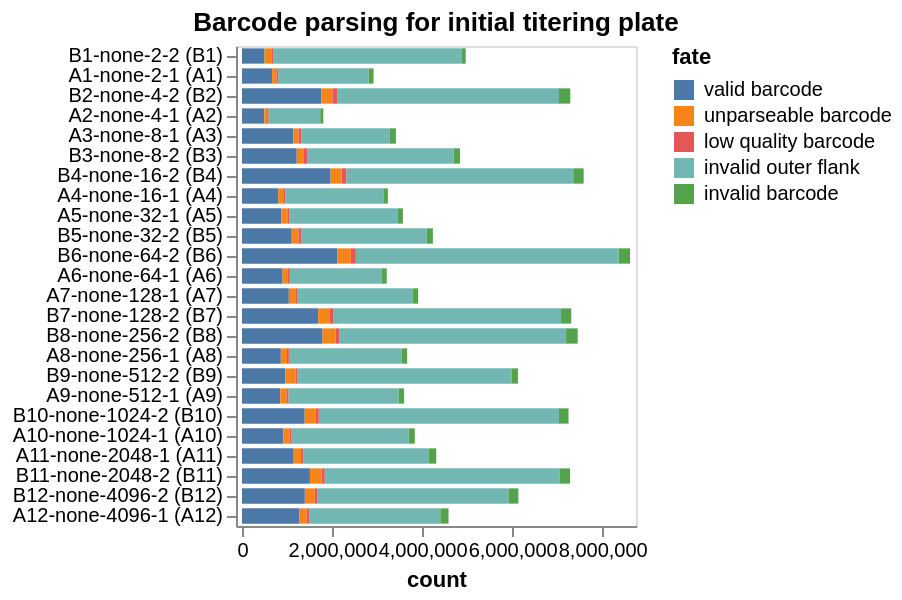

This figure's notebook cell:
### Markdown cell above
## Statistics on barcode-parsing for each sample
Make interactive chart of the "fates" of the sequencing reads parsed for each sample on the plate.

If most sequencing reads are not "valid barcodes", this could potentially indicate some problem in the sequencing or barcode set you are parsing.

Potential fates are:
 - *valid barcode*: barcode that matches a known virus or neutralization standard, we hope most reads are this.
 - *invalid barcode*: a barcode with proper flanking sequences, but does not match a known virus or neutralization standard. If you  have a lot of reads of this type, it is probably a good idea to look at the invalid barcode CSVs (in the `./results/barcode_invalid/` subdirectory created by the pipeline) to see what these invalid barcodes are.
 - *unparseable barcode*: could not parse a barcode from this read as there was not a sequence of the correct length with the appropriate flanking sequence.
 - *low quality barcode*: low-quality or `N` nucleotides in barcode, could indicate problem with sequencing.
 - *failed chastity filter*: reads that failed the Illumina chastity filter, if these are reported in the FASTQ (they may not be).

Also, if the number of reads per sample is very uneven, that could indicate that you did not do a good job of balancing the different samples in the Illumina sequencing.

### Code cell
fates = (
    pd.concat([
        pd.read_csv(f).assign(well=os.path.basename(f).replace('_fates.csv', '')) 
        for f, s in zip(fate_csvs, samples)
    ])
    .merge(samples_df, validate="many_to_one", on="well")
    .assign(
        fate_counts=lambda x: x.groupby("fate")["count"].transform("sum"),
        sample_well=lambda x: x["sample"] + " (" + x["well"] + ")",
    )
    .query("fate_counts > 0")[  # only keep fates with at least one count
        ["fate", "count", "well", "sample_well", "dilution_factor"]
    ]
)

assert len(fates) == len(fates.drop_duplicates())


sample_wells = list(
    fates.sort_values(["dilution_factor"])["sample_well"]
)



fates_chart = (
    alt.Chart(fates)
    .encode(
        alt.X("count", scale=alt.Scale(nice=False, padding=3)),
        alt.Y(
            "sample_well",
            title=None,
            sort=sample_wells,
        ),
        alt.Color("fate", sort=sorted(fates["fate"].unique(), reverse=True)),
        alt.Order("fate", sort="descending"),
        tooltip=fates.columns.tolist(),
    )
    .mark_bar(height={"band": 0.85})
    .properties(
        height=alt.Step(10),
        width=200,
        title=f"Barcode parsing for initial titering plate",
    )
    .configure_axis(grid=False)
)

fates_chart

### Figure 1 — Vega-Lite specification as saved in the notebook (floating-point values rounded to 4 significant figures)
{"config": {"view": {"continuousWidth": 300, "continuousHeight": 300}, "axis": {"grid": false}}, "data": {"name": "data-da86fddd201b114f6c524d262effdfef"}, "mark": {"type": "bar", "height": {"band": 0.85}}, "encoding": {"color": {"field": "fate", "sort": ["valid barcode", "unparseable barcode", "low quality barcode", "invalid outer flank", "invalid barcode"], "type": "nominal"}, "order": {"field": "fate", "sort": "descending", "type": "nominal"}, "tooltip": [{"field": "fate", "type": "nominal"}, {"field": "count", "type": "quantitative"}, {"field": "well", "type": "nominal"}, {"field": "sample_well", "type": "nominal"}, {"field": "dilution_factor", "type": "quantitative"}], "x": {"field": "count", "scale": {"nice": false, "padding": 3}, "type": "quantitative"}, "y": {"field": "sample_well", "sort": ["B1-none-2-2 (B1)", "B1-none-2-2 (B1)", "B1-none-2-2 (B1)", "B1-none-2-2 (B1)", "B1-none-2-2 (B1)", "A1-none-2-1 (A1)", "A1-none-2-1 (A1)", "A1-none-2-1 (A1)", "A1-none-2-1 (A1)", "A1-none-2-1 (A1)", "B2-none-4-2 (B2)", "B2-none-4-2 (B2)", "B2-none-4-2 (B2)", "A2-none-4-1 (A2)", "B2-none-4-2 (B2)", "B2-none-4-2 (B2)", "A2-none-4-1 (A2)", "A2-none-4-1 (A2)", "A2-none-4-1 (A2)", "A2-none-4-1 (A2)", "A3-none-8-1 (A3)", "A3-none-8-1 (A3)", "A3-none-8-1 (A3)", "B3-none-8-2 (B3)", "A3-none-8-1 (A3)", "B3-none-8-2 (B3)", "B3-none-8-2 (B3)", "B3-none-8-2 (B3)", "B3-none-8-2 (B3)", "A3-none-8-1 (A3)", "B4-none-16-2 (B4)", "B4-none-16-2 (B4)", "B4-none-16-2 (B4)", "B4-none-16-2 (B4)", "A4-none-16-1 (A4)", "A4-none-16-1 (A4)", "A4-none-16-1 (A4)", "A4-none-16-1 (A4)", "A4-none-16-1 (A4)", "B4-none-16-2 (B4)", "A5-none-32-1 (A5)", "A5-none-32-1 (A5)", "A5-none-32-1 (A5)", "B5-none-32-2 (B5)", "B5-none-32-2 (B5)", "B5-none-32-2 (B5)", "A5-none-32-1 (A5)", "B5-none-32-2 (B5)", "B5-none-32-2 (B5)", "A5-none-32-1 (A5)", "B6-none-64-2 (B6)", "A6-none-64-1 (A6)", "B6-none-64-2 (B6)", "B6-none-64-2 (B6)", "B6-none-64-2 (B6)", "B6-none-64-2 (B6)", "A6-none-64-1 (A6)", "A6-none-64-1 (A6)", "A6-none-64-1 (A6)", "A6-none-64-1 (A6)", "A7-none-128-1 (A7)", "A7-none-128-1 (A7)", "A7-none-128-1 (A7)", "A7-none-128-1 (A7)", "B7-none-128-2 (B7)", "B7-none-128-2 (B7)", "B7-none-128-2 (B7)", "B7-none-128-2 (B7)", "B7-none-128-2 (B7)", "A7-none-128-1 (A7)", "B8-none-256-2 (B8)", "A8-none-256-1 (A8)", "B8-none-256-2 (B8)", "B8-none-256-2 (B8)", "B8-none-256-2 (B8)", "B8-none-256-2 (B8)", "A8-none-256-1 (A8)", "A8-none-256-1 (A8)", "A8-none-256-1 (A8)", "A8-none-256-1 (A8)", "B9-none-512-2 (B9)", "B9-none-512-2 (B9)", "B9-none-512-2 (B9)", "B9-none-512-2 (B9)", "A9-none-512-1 (A9)", "A9-none-512-1 (A9)", "A9-none-512-1 (A9)", "A9-none-512-1 (A9)", "A9-none-512-1 (A9)", "B9-none-512-2 (B9)", "B10-none-1024-2 (B10)", "B10-none-1024-2 (B10)", "A10-none-1024-1 (A10)", "A10-none-1024-1 (A10)", "B10-none-1024-2 (B10)", "B10-none-1024-2 (B10)", "A10-none-1024-1 (A10)", "B10-none-1024-2 (B10)", "A10-none-1024-1 (A10)", "A10-none-1024-1 (A10)", "A11-none-2048-1 (A11)", "A11-none-2048-1 (A11)", "B11-none-2048-2 (B11)", "B11-none-2048-2 (B11)", "B11-none-2048-2 (B11)", "B11-none-2048-2 (B11)", "A11-none-2048-1 (A11)", "A11-none-2048-1 (A11)", "A11-none-2048-1 (A11)", "B11-none-2048-2 (B11)", "B12-none-4096-2 (B12)", "B12-none-4096-2 (B12)", "B12-none-4096-2 (B12)", "B12-none-4096-2 (B12)", "B12-none-4096-2 (B12)", "A12-none-4096-1 (A12)", "A12-none-4096-1 (A12)", "A12-none-4096-1 (A12)", "A12-none-4096-1 (A12)", "A12-none-4096-1 (A12)"], "title": null, "type": "nominal"}}, "height": {"step": 10}, "title": "Barcode parsing for initial titering plate", "width": 200, "$schema": "https://vega.github.io/schema/vega-lite/v5.16.3.json", "datasets": {"data-da86fddd201b114f6c524d262effdfef": [{"fate": "invalid outer flank", "count": 4187380, "well": "B1", "sample_well": "B1-none-2-2 (B1)", "dilution_factor": 2}, {"fate": "valid barcode", "count": 501159, "well": "B1", "sample_well": "B1-none-2-2 (B1)", "dilution_factor": 2}, {"fate": "unparseable barcode", "count": 163350, "well": "B1", "sample_well": "B1-none-2-2 (B1)", "dilution_factor": 2}, {"fate": "invalid barcode", "count": 84935, "well": "B1", "sample_well": "B1-none-2-2 (B1)", "dilution_factor": 2}, {"fate": "low quality barcode", "count": 30245, "well": "B1", "sample_well": "B1-none-2-2 (B1)", "dilution_factor": 2}, {"fate": "invalid outer flank", "count": 2794949, "well": "B5", "sample_well": "B5-none-32-2 (B5)", "dilution_factor": 32}, {"fate": "valid barcode", "count": 1104637, "well": "B5", "sample_well": "B5-none-32-2 (B5)", "dilution_factor": 32}, {"fate": "unparseable barcode", "count": 148358, "well": "B5", "sample_well": "B5-none-32-2 (B5)", "dilution_factor": 32}, {"fate": "invalid barcode", "count": 134869, "well": "B5", "sample_well": "B5-none-32-2 (B5)", "dilution_factor": 32}, {"fate": "low quality barcode", "count": 56371, "well": "B5", "sample_well": "B5-none-32-2 (B5)", "dilution_factor": 32}, {"fate": "invalid outer flank", "count": 5040146, "well": "B4", "sample_well": "B4-none-16-2 (B4)", "dilution_factor": 16}, {"fate": "valid barcode", "count": 1968337, "well": "B4", "sample_well": "B4-none-16-2 (B4)", "dilution_factor": 16}, {"fate": "unparseable barcode", "count": 243259, "well": "B4", "sample_well": "B4-none-16-2 (B4)", "dilution_factor": 16}, {"fate": "invalid barcode", "count": 230375, "well": "B4", "sample_well": "B4-none-16-2 (B4)", "dilution_factor": 16}, {"fate": "low quality barcode", "count": 105720, "well": "B4", "sample_well": "B4-none-16-2 (B4)", "dilution_factor": 16}, {"fate": "invalid outer flank", "count": 4755466, "well": "B9", "sample_well": "B9-none-512-2 (B9)", "dilution_factor": 512}, {"fate": "valid barcode", "count": 960377, "well": "B9", "sample_well": "B9-none-512-2 (B9)", "dilution_factor": 512}, {"fate": "unparseable barcode", "count": 227356, "well": "B9", "sample_well": "B9-none-512-2 (B9)", "dilution_factor": 512}, {"fate": "invalid barcode", "count": 139932, "well": "B9", "sample_well": "B9-none-512-2 (B9)", "dilution_factor": 512}, {"fate": "low quality barcode", "count": 45022, "well": "B9", "sample_well": "B9-none-512-2 (B9)", "dilution_factor": 512}, {"fate": "invalid outer flank", "count": 4241116, "well": "B12", "sample_well": "B12-none-4096-2 (B12)", "dilution_factor": 4096}, {"fate": "valid barcode", "count": 1395792, "well": "B12", "sample_well": "B12-none-4096-2 (B12)", "dilution_factor": 4096}, {"fate": "invalid barcode", "count": 220830, "well": "B12", "sample_well": "B12-none-4096-2 (B12)", "dilution_factor": 4096}, {"fate": "unparseable barcode", "count": 215268, "well": "B12", "sample_well": "B12-none-4096-2 (B12)", "dilution_factor": 4096}, {"fate": "low quality barcode", "count": 65462, "well": "B12", "sample_well": "B12-none-4096-2 (B12)", "dilution_factor": 4096}, {"fate": "invalid outer flank", "count": 2447172, "well": "A9", "sample_well": "A9-none-512-1 (A9)", "dilution_factor": 512}, {"fate": "valid barcode", "count": 850730, "well": "A9", "sample_well": "A9-none-512-1 (A9)", "dilution_factor": 512}, {"fate": "unparseable barcode", "count": 139728, "well": "A9", "sample_well": "A9-none-512-1 (A9)", "dilution_factor": 512}, {"fate": "invalid barcode", "count": 122473, "well": "A9", "sample_well": "A9-none-512-1 (A9)", "dilution_factor": 512}, {"fate": "low quality barcode", "count": 39472, "well": "A9", "sample_well": "A9-none-512-1 (A9)", "dilution_factor": 512}, {"fate": "invalid outer flank", "count": 5215718, "well": "B11", "sample_well": "B11-none-2048-2 (B11)", "dilution_factor": 2048}, {"fate": "valid barcode", "count": 1508559, "well": "B11", "sample_well": "B11-none-2048-2 (B11)", "dilution_factor": 2048}, {"fate": "unparseable barcode", "count": 258367, "well": "B11", "sample_well": "B11-none-2048-2 (B11)", "dilution_factor": 2048}, {"fate": "invalid barcode", "count": 233168, "well": "B11", "sample_well": "B11-none-2048-2 (B11)", "dilution_factor": 2048}, {"fate": "low quality barcode", "count": 69471, "well": "B11", "sample_well": "B11-none-2048-2 (B11)", "dilution_factor": 2048}, {"fate": "invalid outer flank", "count": 2178799, "well": "A4", "sample_well": "A4-none-16-1 (A4)", "dilution_factor": 16}, {"fate": "valid barcode", "count": 804414, "well": "A4", "sample_well": "A4-none-16-1 (A4)", "dilution_factor": 16}, {"fate": "unparseable barcode", "count": 112657, "well": "A4", "sample_well": "A4-none-16-1 (A4)", "dilution_factor": 16}, {"fate": "invalid barcode", "count": 98497, "well": "A4", "sample_well": "A4-none-16-1 (A4)", "dilution_factor": 16}, {"fate": "low quality barcode", "count": 45221, "well": "A4", "sample_well": "A4-none-16-1 (A4)", "dilution_factor": 16}, {"fate": "invalid outer flank", "count": 5035846, "well": "B8", "sample_well": "B8-none-256-2 (B8)", "dilution_factor": 256}, {"fate": "valid barcode", "count": 1788449, "well": "B8", "sample_well": "B8-none-256-2 (B8)", "dilution_factor": 256}, {"fate": "unparseable barcode", "count": 287227, "well": "B8", "sample_well": "B8-none-256-2 (B8)", "dilution_factor": 256}, {"fate": "invalid barcode", "count": 258234, "well": "B8", "sample_well": "B8-none-256-2 (B8)", "dilution_factor": 256}, {"fate": "low quality barcode", "count": 85794, "well": "B8", "sample_well": "B8-none-256-2 (B8)", "dilution_factor": 256}, {"fate": "invalid outer flank", "count": 2557737, "well": "A7", "sample_well": "A7-none-128-1 (A7)", "dilution_factor": 128}, {"fate": "valid barcode", "count": 1040457, "well": "A7", "sample_well": "A7-none-128-1 (A7)", "dilution_factor": 128}, {"fate": "unparseable barcode", "count": 143270, "well": "A7", "sample_well": "A7-none-128-1 (A7)", "dilution_factor": 128}, {"fate": "invalid barcode", "count": 119128, "well": "A7", "sample_well": "A7-none-128-1 (A7)", "dilution_factor": 128}, {"fate": "low quality barcode", "count": 51138, "well": "A7", "sample_well": "A7-none-128-1 (A7)", "dilution_factor": 128}, {"fate": "invalid outer flank", "count": 2412612, "well": "A5", "sample_well": "A5-none-32-1 (A5)", "dilution_factor": 32}, {"fate": "valid barcode", "count": 877126, "well": "A5", "sample_well": "A5-none-32-1 (A5)", "dilution_factor": 32}, {"fate": "unparseable barcode", "count": 129886, "well": "A5", "sample_well": "A5-none-32-1 (A5)", "dilution_factor": 32}, {"fate": "invalid barcode", "count": 108047, "well": "A5", "sample_well": "A5-none-32-1 (A5)", "dilution_factor": 32}, {"fate": "low quality barcode", "count": 45547, "well": "A5", "sample_well": "A5-none-32-1 (A5)", "dilution_factor": 32}, {"fate": "invalid outer flank", "count": 2035301, "well": "A6", "sample_well": "A6-none-64-1 (A6)", "dilution_factor": 64}, {"fate": "valid barcode", "count": 902078, "well": "A6", "sample_well": "A6-none-64-1 (A6)", "dilution_factor": 64}, {"fate": "unparseable barcode", "count": 117517, "well": "A6", "sample_well": "A6-none-64-1 (A6)", "dilution_factor": 64}, {"fate": "invalid barcode", "count": 117070, "well": "A6", "sample_well": "A6-none-64-1 (A6)", "dilution_factor": 64}, {"fate": "low quality barcode", "count": 42644, "well": "A6", "sample_well": "A6-none-64-1 (A6)", "dilution_factor": 64}, {"fate": "invalid outer flank", "count": 2506430, "well": "A8", "sample_well": "A8-none-256-1 (A8)", "dilution_factor": 256}, {"fate": "valid barcode", "count": 862407, "well": "A8", "sample_well": "A8-none-256-1 (A8)", "dilution_factor": 256}, {"fate": "unparseable barcode", "count": 137057, "well": "A8", "sample_well": "A8-none-256-1 (A8)", "dilution_factor": 256}, {"fate": "invalid barcode", "count": 120784, "well": "A8", "sample_well": "A8-none-256-1 (A8)", "dilution_factor": 256}, {"fate": "low quality barcode", "count": 40709, "well": "A8", "sample_well": "A8-none-256-1 (A8)", "dilution_factor": 256}, {"fate": "invalid outer flank", "count": 5050966, "well": "B7", "sample_well": "B7-none-128-2 (B7)", "dilution_factor": 128}, {"fate": "valid barcode", "count": 1693487, "well": "B7", "sample_well": "B7-none-128-2 (B7)", "dilution_factor": 128}, {"fate": "unparseable barcode", "count": 257946, "well": "B7", "sample_well": "B7-none-128-2 (B7)", "dilution_factor": 128}, {"fate": "invalid barcode", "count": 229277, "well": "B7", "sample_well": "B7-none-128-2 (B7)", "dilution_factor": 128}, {"fate": "low quality barcode", "count": 81145, "well": "B7", "sample_well": "B7-none-128-2 (B7)", "dilution_factor": 128}, {"fate": "invalid outer flank", "count": 3256430, "well": "B3", "sample_well": "B3-none-8-2 (B3)", "dilution_factor": 8}, {"fate": "valid barcode", "count": 1215870, "well": "B3", "sample_well": "B3-none-8-2 (B3)", "dilution_factor": 8}, {"fate": "unparseable barcode", "count": 160379, "well": "B3", "sample_well": "B3-none-8-2 (B3)", "dilution_factor": 8}, {"fate": "invalid barcode", "count": 138285, "well": "B3", "sample_well": "B3-none-8-2 (B3)", "dilution_factor": 8}, {"fate": "low quality barcode", "count": 69619, "well": "B3", "sample_well": "B3-none-8-2 (B3)", "dilution_factor": 8}, {"fate": "invalid outer flank", "count": 2007382, "well": "A1", "sample_well": "A1-none-2-1 (A1)", "dilution_factor": 2}, {"fate": "valid barcode", "count": 668689, "well": "A1", "sample_well": "A1-none-2-1 (A1)", "dilution_factor": 2}, {"fate": "invalid barcode", "count": 109738, "well": "A1", "sample_well": "A1-none-2-1 (A1)", "dilution_factor": 2}, {"fate": "unparseable barcode", "count": 96537, "well": "A1", "sample_well": "A1-none-2-1 (A1)", "dilution_factor": 2}, {"fate": "low quality barcode", "count": 39117, "well": "A1", "sample_well": "A1-none-2-1 (A1)", "dilution_factor": 2}, {"fate": "invalid outer flank", "count": 2909209, "well": "A12", "sample_well": "A12-none-4096-1 (A12)", "dilution_factor": 4096}, {"fate": "valid barcode", "count": 1269442, "well": "A12", "sample_well": "A12-none-4096-1 (A12)", "dilution_factor": 4096}, {"fate": "invalid barcode", "count": 182183, "well": "A12", "sample_well": "A12-none-4096-1 (A12)", "dilution_factor": 4096}, {"fate": "unparseable barcode", "count": 168105, "well": "A12", "sample_well": "A12-none-4096-1 (A12)", "dilution_factor": 4096}, {"fate": "low quality barcode", "count": 57921, "well": "A12", "sample_well": "A12-none-4096-1 (A12)", "dilution_factor": 4096}, {"fate": "invalid outer flank", "count": 5333052, "well": "B10", "sample_well": "B10-none-1024-2 (B10)", "dilution_factor": 1024}, {"fate": "valid barcode", "count": 1391971, "well": "B10", "sample_well": "B10-none-1024-2 (B10)", "dilution_factor": 1024}, {"fate": "unparseable barcode", "count": 248538, "well": "B10", "sample_well": "B10-none-1024-2 (B10)", "dilution_factor": 1024}, {"fate": "invalid barcode", "count": 213392, "well": "B10", "sample_well": "B10-none-1024-2 (B10)", "dilution_factor": 1024}, {"fate": "low quality barcode", "count": 64711, "well": "B10", "sample_well": "B10-none-1024-2 (B10)", "dilution_factor": 1024}, {"fate": "invalid outer flank", "count": 4925114, "well": "B2", "sample_well": "B2-none-4-2 (B2)", "dilution_factor": 4}, {"fate": "valid barcode", "count": 1761788, "well": "B2", "sample_well": "B2-none-4-2 (B2)", "dilution_factor": 4}, {"fate": "invalid barcode", "count": 251300, "well": "B2", "sample_well": "B2-none-4-2 (B2)", "dilution_factor": 4}, {"fate": "unparseable barcode", "count": 247343, "well": "B2", "sample_well": "B2-none-4-2 (B2)", "dilution_factor": 4}, {"fate": "low quality barcode", "count": 105029, "well": "B2", "sample_well": "B2-none-4-2 (B2)", "dilution_factor": 4}, {"fate": "invalid outer flank", "count": 1962938, "well": "A3", "sample_well": "A3-none-8-1 (A3)", "dilution_factor": 8}, {"fate": "valid barcode", "count": 1137936, "well": "A3", "sample_well": "A3-none-8-1 (A3)", "dilution_factor": 8}, {"fate": "invalid barcode", "count": 136505, "well": "A3", "sample_well": "A3-none-8-1 (A3)", "dilution_factor": 8}, {"fate": "unparseable barcode", "count": 116727, "well": "A3", "sample_well": "A3-none-8-1 (A3)", "dilution_factor": 8}, {"fate": "low quality barcode", "count": 64046, "well": "A3", "sample_well": "A3-none-8-1 (A3)", "dilution_factor": 8}, {"fate": "invalid outer flank", "count": 5838348, "well": "B6", "sample_well": "B6-none-64-2 (B6)", "dilution_factor": 64}, {"fate": "valid barcode", "count": 2119783, "well": "B6", "sample_well": "B6-none-64-2 (B6)", "dilution_factor": 64}, {"fate": "unparseable barcode", "count": 298329, "well": "B6", "sample_well": "B6-none-64-2 (B6)", "dilution_factor": 64}, {"fate": "invalid barcode", "count": 251164, "well": "B6", "sample_well": "B6-none-64-2 (B6)", "dilution_factor": 64}, {"fate": "low quality barcode", "count": 109163, "well": "B6", "sample_well": "B6-none-64-2 (B6)", "dilution_factor": 64}, {"fate": "invalid outer flank", "count": 2601276, "well": "A10", "sample_well": "A10-none-1024-1 (A10)", "dilution_factor": 1024}, {"fate": "valid barcode", "count": 919369, "well": "A10", "sample_well": "A10-none-1024-1 (A10)", "dilution_factor": 1024}, {"fate": "unparseable barcode", "count": 139938, "well": "A10", "sample_well": "A10-none-1024-1 (A10)", "dilution_factor": 1024}, {"fate": "invalid barcode", "count": 134888, "well": "A10", "sample_well": "A10-none-1024-1 (A10)", "dilution_factor": 1024}, {"fate": "low quality barcode", "count": 42855, "well": "A10", "sample_well": "A10-none-1024-1 (A10)", "dilution_factor": 1024}, {"fate": "invalid outer flank", "count": 1151506, "well": "A2", "sample_well": "A2-none-4-1 (A2)", "dilution_factor": 4}, {"fate": "valid barcode", "count": 494837, "well": "A2", "sample_well": "A2-none-4-1 (A2)", "dilution_factor": 4}, {"fate": "invalid barcode", "count": 67788, "well": "A2", "sample_well": "A2-none-4-1 (A2)", "dilution_factor": 4}, {"fate": "unparseable barcode", "count": 62652, "well": "A2", "sample_well": "A2-none-4-1 (A2)", "dilution_factor": 4}, {"fate": "low quality barcode", "count": 28749, "well": "A2", "sample_well": "A2-none-4-1 (A2)", "dilution_factor": 4}, {"fate": "invalid outer flank", "count": 2786914, "well": "A11", "sample_well": "A11-none-2048-1 (A11)", "dilution_factor": 2048}, {"fate": "valid barcode", "count": 1148459, "well": "A11", "sample_well": "A11-none-2048-1 (A11)", "dilution_factor": 2048}, {"fate": "invalid barcode", "count": 164802, "well": "A11", "sample_well": "A11-none-2048-1 (A11)", "dilution_factor": 2048}, {"fate": "unparseable barcode", "count": 163028, "well": "A11", "sample_well": "A11-none-2048-1 (A11)", "dilution_factor": 2048}, {"fate": "low quality barcode", "count": 50411, "well": "A11", "sample_well": "A11-none-2048-1 (A11)", "dilution_factor": 2048}]}}
